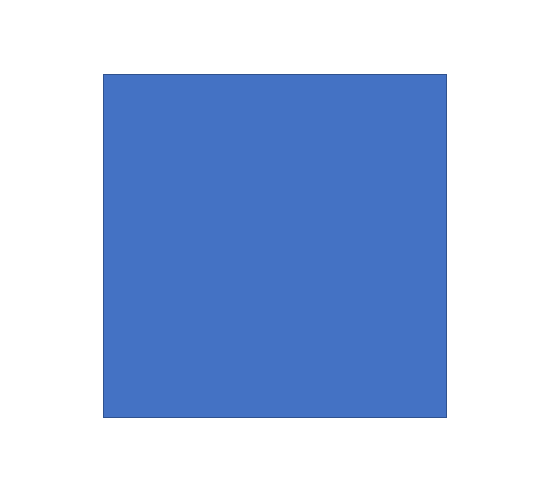
#> input picture images/square.png, 560 x 503 px
$ python harris_corner_detection.py
#> lines starting #> are read from the running program, lines starting #| are printed output that depends on the picture
from numpy import array
from matplotlib import pyplot as plt
from PIL import Image
import numpy as np


def gaussian_mask(n, sigma=None):
    if sigma is None:
        sigma = 0.3 * (n // 2) + 0.8
    X = np.arange(-(n//2), n//2+1)
    kernel = np.exp(-(X**2)/(2*sigma**2))
    return kernel


def seperable_conv(I, filter_x, filter_y):
    h, w = I.shape[:2]
    n = filter_x.shape[0]//2
    I_a = np.zeros(I.shape)
    I_b = np.zeros(I.shape)
    for x in range(n, w-n):
        patch = I[:, x-n:x+n+1]
        I_a[:, x] = np.sum(patch * filter_x, 1)
    filter_y = np.expand_dims(filter_y, 1)
    for y in range(n, h-n):
        patch = I_a[y-n:y+n+1, :]
        I_b[y, :] = np.sum(patch * filter_y, 0)
    return I_b


def detect(I, n_g=5, n_w=5, k=0.06):
    h, w = I.shape
    sobel_1 = np.array([-1, 0, 1])
    sobel_2 = np.array([1, 2, 1])
    I_x = seperable_conv(I, sobel_1, sobel_2)
    I_y = seperable_conv(I, sobel_2, sobel_1)
    g_kernel = gaussian_mask(n_g)
    I_x = seperable_conv(I_x, g_kernel, g_kernel)
    I_y = seperable_conv(I_y, g_kernel, g_kernel)
    D_temp = np.zeros((h, w, 2, 2))
    D_temp[:, :, 0, 0] = np.square(I_x)
    D_temp[:, :, 0, 1] = I_x * I_y
    D_temp[:, :, 1, 0] = D_temp[:, :, 0, 1]
    D_temp[:, :, 1, 1] = np.square(I_y)
    g_filter = gaussian_mask(n_w)
    g_filter = np.dstack([g_filter] * 4).reshape(n_w, 2, 2)
    D = seperable_conv(D_temp, g_filter, g_filter)
    P = D[:, :, 0, 0]
    Q = D[:, :, 0, 1]
    R = D[:, :, 1, 1]
    T1 = (P + R) / 2
    T2 = np.sqrt(np.square(P - R) + 4 * np.square(Q)) / 2
    L_1 = T1 - T2
    L_2 = T1 + T2
    C = L_1 * L_2 - k * np.square(L_1 + L_2)
    return C, I_x, I_y, L_1, L_2


def main():
    img_path = 'images/square.png'
    img = array(Image.open(img_path).convert('L'))
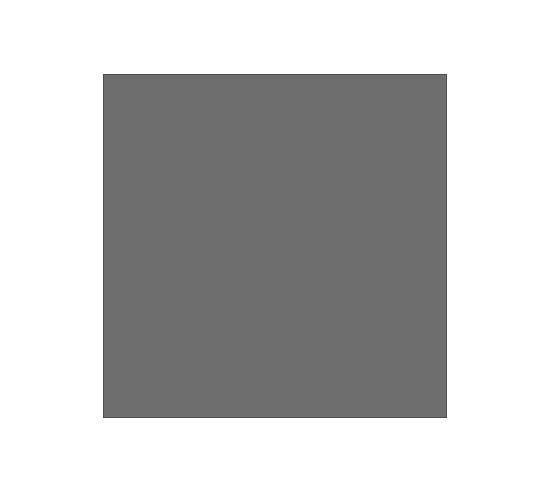
#> img: shape (503, 560); min 78, max 255, mean 193.9
    img = (img - img.min())/(img.max()-img.min())
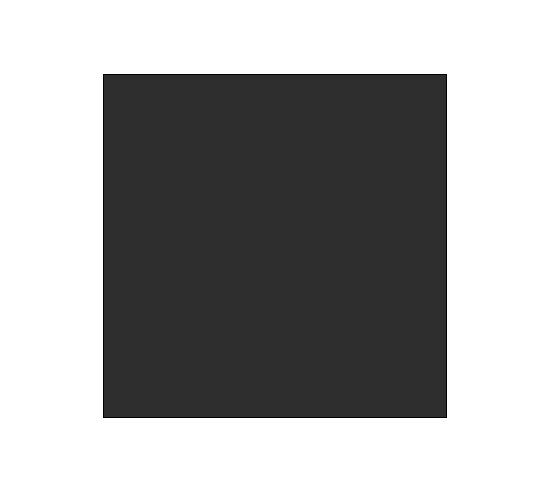
#> img: shape (503, 560) float64; min 0, max 1, mean 0.655
    C, I_x, I_y, L_1, L_2 = detect(img, k=0.06)
#> after the loop in seperable_conv, `for x in range(n, w-n):`:
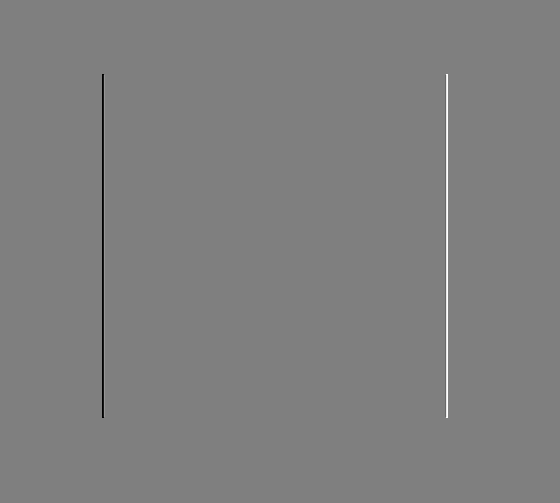
#> I_a: shape (503, 560) float64; min -1, max 1, mean 0; drawn with min black and max white
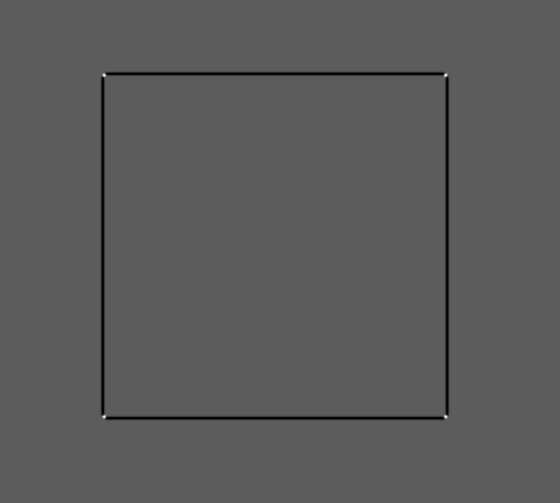
#> C: shape (503, 560) float64; min -523890.8, max 919947.9, mean -7458.9; drawn with min black and max white
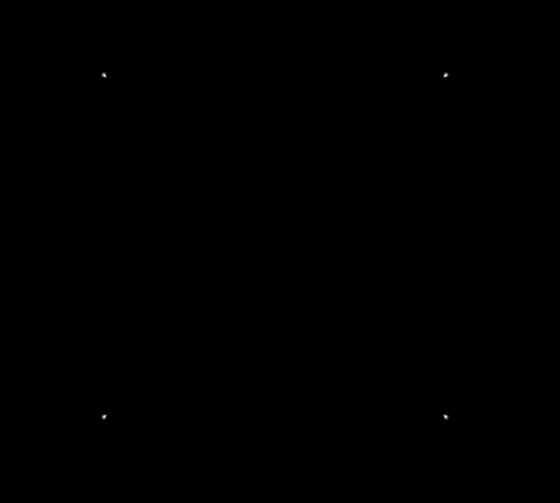
#> L_1: shape (503, 560) float64; min 0, max 680.8, mean 0.1; drawn with min black and max white
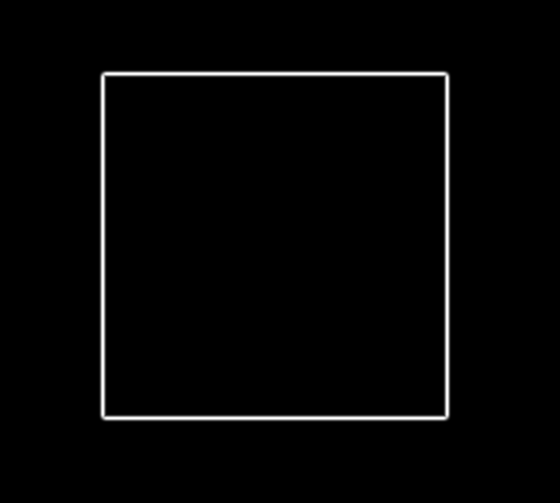
#> L_2: shape (503, 560) float64; min 0, max 2955.4, mean 58.2; drawn with min black and max white


    plt.figure(figsize=(13, 5))
    plt.subplot(121)
    plt.title('$I_x$')
    plt.imshow(I_x, cmap='gray')
    plt.subplot(122)
    plt.title('$I_y$')
    plt.imshow(I_y, cmap='gray')
    plt.tight_layout()
    plt.show()


    plt.figure(figsize=(13, 5))
    plt.subplot(121)
    plt.title(r'$\lambda_1$')
    plt.imshow(L_1, cmap='gnuplot')
    # plt.colorbar()
    plt.subplot(122)
    plt.title(r'$\lambda_2$')
    plt.imshow(L_2, cmap='gnuplot')
    # plt.colorbar()
    plt.tight_layout()
    plt.show()


    plt.figure(figsize=(13, 5))
    plt.subplot(121)
    plt.imshow(C-0.457, cmap='gnuplot')
    plt.title('Corner-ness Map')
    plt.subplot(122)
    plt.imshow(img/2+2*C*(C >= 0.457), cmap='gnuplot')
    plt.title('Detected Corners')
    plt.tight_layout()
    plt.show()
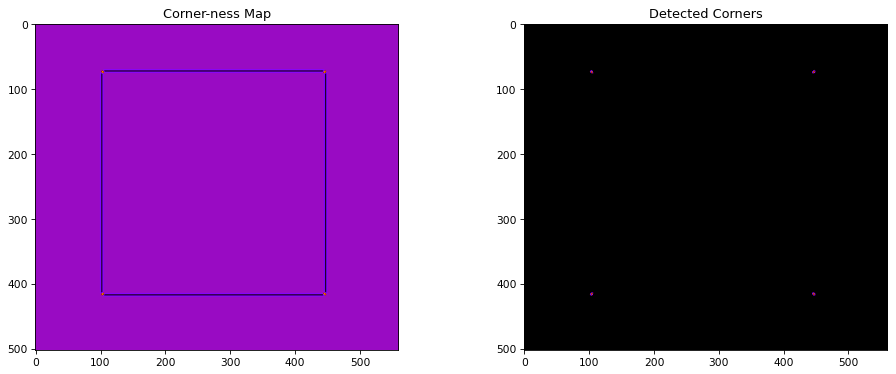
#> figure drawn by matplotlib, 2 panels

main()

$ run again, with images/decagon.png copied over images/square.png
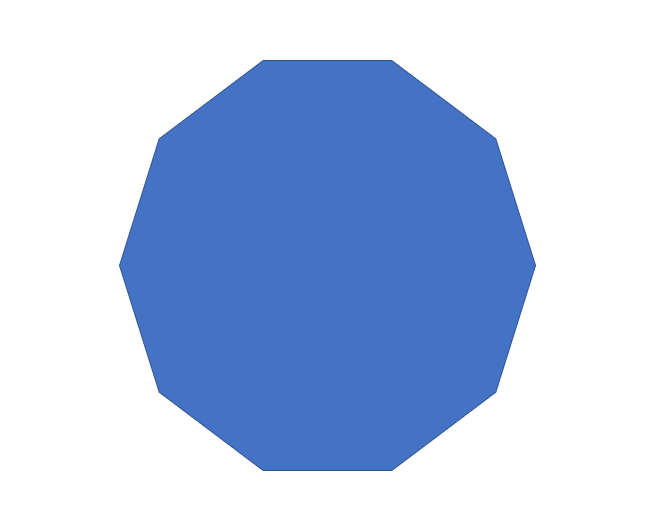
#> input picture images/decagon.png, 670 x 526 px
#> after the loop in seperable_conv, `for x in range(n, w-n):`:
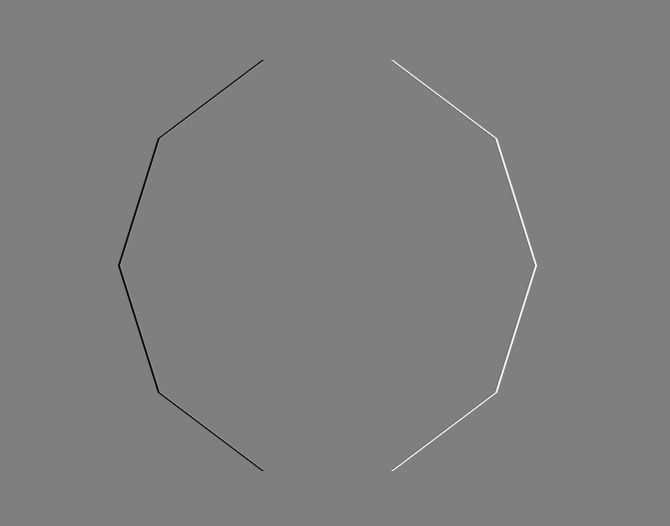
#> I_a: shape (526, 670) float64; min -1, max 1, mean 2.3e-20; drawn with min black and max white
#> in main, `plt.show()`:
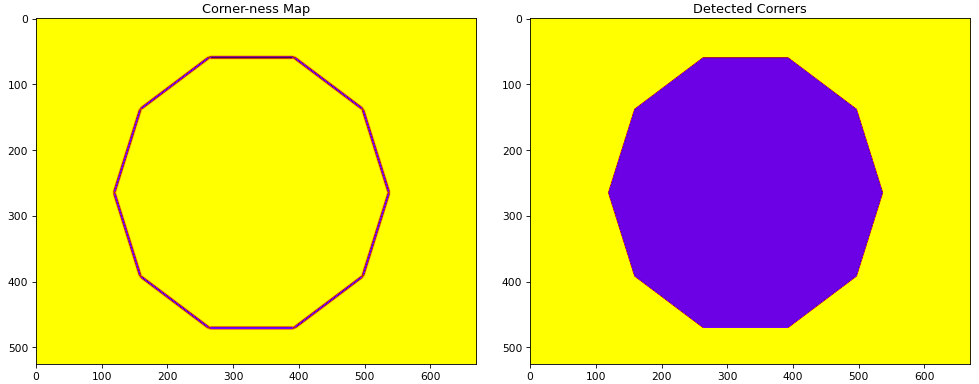
#> figure drawn by matplotlib, 2 panels
